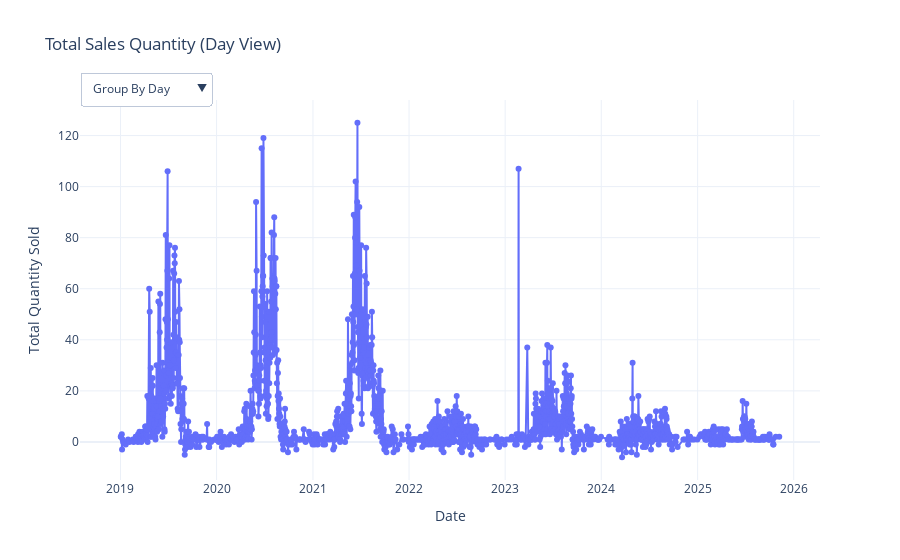

Write notebook code for a chart like this one.
### Code cell
# Visualize Data to Identify Patterns and Seasonality
plot_interactive_sales_dashboard(summer)

### Figure 1 — Plotly figure (JSON) as saved in the notebook; plotly's stock layout.template omitted (floating-point values rounded to 4 significant figures; data arrays with more than 128 entries replaced by an {"elided": "..."} marker saying what was removed)
{"data": [{"line": {"width": 2}, "marker": {"size": 6}, "mode": "lines+markers", "name": "Day Sales", "type": "scatter", "visible": true, "x": {"elided": "1571 str values"}, "y": {"elided": "1571 float values"}}, {"line": {"width": 2}, "marker": {"size": 6}, "mode": "lines+markers", "name": "Month Sales", "type": "scatter", "visible": false, "x": ["2019-01-01T00:00:00", "2019-02-01T00:00:00", "2019-03-01T00:00:00", "2019-04-01T00:00:00", "2019-05-01T00:00:00", "2019-06-01T00:00:00", "2019-07-01T00:00:00", "2019-08-01T00:00:00", "2019-09-01T00:00:00", "2019-10-01T00:00:00", "2019-11-01T00:00:00", "2019-12-01T00:00:00", "2020-01-01T00:00:00", "2020-02-01T00:00:00", "2020-03-01T00:00:00", "2020-04-01T00:00:00", "2020-05-01T00:00:00", "2020-06-01T00:00:00", "2020-07-01T00:00:00", "2020-08-01T00:00:00", "2020-09-01T00:00:00", "2020-10-01T00:00:00", "2020-11-01T00:00:00", "2020-12-01T00:00:00", "2021-01-01T00:00:00", "2021-02-01T00:00:00", "2021-03-01T00:00:00", "2021-04-01T00:00:00", "2021-05-01T00:00:00", "2021-06-01T00:00:00", "2021-07-01T00:00:00", "2021-08-01T00:00:00", "2021-09-01T00:00:00", "2021-10-01T00:00:00", "2021-11-01T00:00:00", "2021-12-01T00:00:00", "2022-01-01T00:00:00", "2022-02-01T00:00:00", "2022-03-01T00:00:00", "2022-04-01T00:00:00", "2022-05-01T00:00:00", "2022-06-01T00:00:00", "2022-07-01T00:00:00", "2022-08-01T00:00:00", "2022-09-01T00:00:00", "2022-10-01T00:00:00", "2022-11-01T00:00:00", "2022-12-01T00:00:00", "2023-01-01T00:00:00", "2023-02-01T00:00:00", "2023-03-01T00:00:00", "2023-04-01T00:00:00", "2023-05-01T00:00:00", "2023-06-01T00:00:00", "2023-07-01T00:00:00", "2023-08-01T00:00:00", "2023-09-01T00:00:00", "2023-10-01T00:00:00", "2023-11-01T00:00:00", "2023-12-01T00:00:00", "2024-01-01T00:00:00", "2024-02-01T00:00:00", "2024-03-01T00:00:00", "2024-04-01T00:00:00", "2024-05-01T00:00:00", "2024-06-01T00:00:00", "2024-07-01T00:00:00", "2024-08-01T00:00:00", "2024-09-01T00:00:00", "2024-10-01T00:00:00", "2024-11-01T00:00:00", "2024-12-01T00:00:00", "2025-01-01T00:00:00", "2025-02-01T00:00:00", "2025-03-01T00:00:00", "2025-04-01T00:00:00", "2025-05-01T00:00:00", "2025-06-01T00:00:00", "2025-07-01T00:00:00", "2025-08-01T00:00:00", "2025-09-01T00:00:00", "2025-10-01T00:00:00", "2025-11-01T00:00:00"], "y": [5.0, 4.0, 46.0, 328.0, 468.0, 867.0, 1161.0, 675.0, 13.0, 7.0, 15.0, 1.0, 20.0, 17.0, 20.0, 127.0, 582.0, 1264.0, 1109.0, 1186.0, 77.0, 5.0, 12.0, 11.0, 15.0, 15.0, 44.0, 172.0, 549.0, 1713.0, 1139.0, 731.0, 296.0, 15.0, -2.0, 15.0, 1.0, 10.0, 49.0, 119.0, 83.0, 148.0, 138.0, 75.0, 32.0, -2.0, 7.0, -2.0, 5.0, 117.0, 48.0, 120.0, 277.0, 449.0, 248.0, 404.0, 167.0, 18.0, 36.0, 14.0, 3.0, 5.0, 22.0, 110.0, 156.0, 72.0, 97.0, 132.0, 48.0, 2.0, 10.0, 8.0, 18.0, 27.0, 35.0, 33.0, 8.0, 98.0, 140.0, 17.0, 13.0, 7.0, 2.0]}, {"line": {"width": 2}, "marker": {"size": 6}, "mode": "lines+markers", "name": "Year Sales", "type": "scatter", "visible": false, "x": ["2019-01-01T00:00:00", "2020-01-01T00:00:00", "2021-01-01T00:00:00", "2022-01-01T00:00:00", "2023-01-01T00:00:00", "2024-01-01T00:00:00", "2025-01-01T00:00:00"], "y": [3590.0, 4430.0, 4702.0, 658.0, 1903.0, 665.0, 398.0]}], "layout": {"title": {"text": "Total Sales Quantity (Day View)"}, "updatemenus": [{"active": 0, "buttons": [{"args": [{"visible": [true, false, false]}, {"title": "Total Sales Quantity (Day View)"}], "label": "Group By Day", "method": "update"}, {"args": [{"visible": [false, true, false]}, {"title": "Total Sales Quantity (Month View)"}], "label": "Group By Month", "method": "update"}, {"args": [{"visible": [false, false, true]}, {"title": "Total Sales Quantity (Year View)"}], "label": "Group By Year", "method": "update"}], "direction": "down", "pad": {"r": 10, "t": 10}, "showactive": true, "x": 0, "xanchor": "left", "y": 1.1, "yanchor": "top"}], "xaxis": {"title": {"text": "Date"}}, "yaxis": {"title": {"text": "Total Quantity Sold"}}}}
